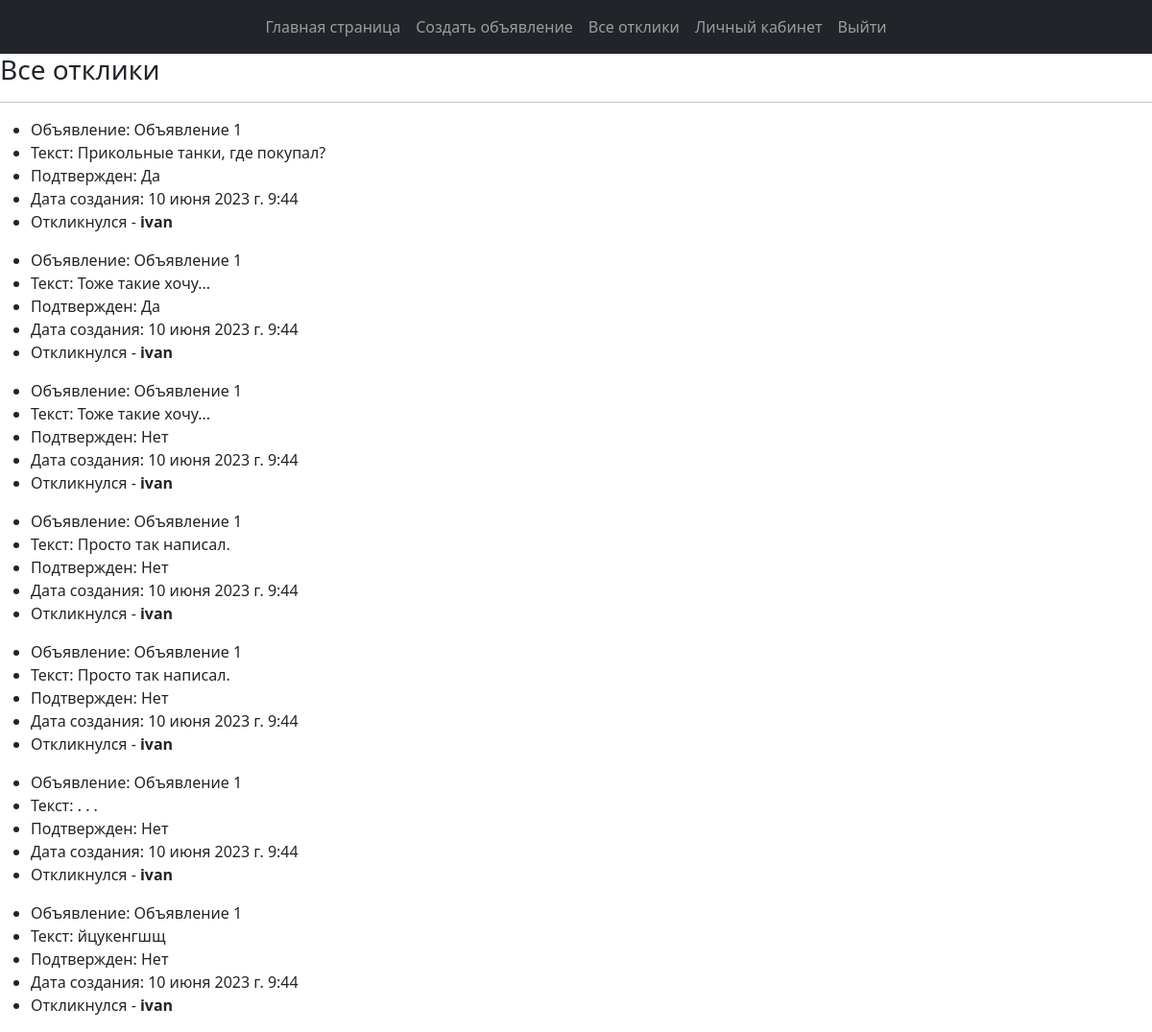
Page /posts/comments/ (signed in) on the committed database.
### usersapp/models.py (models this page shows, shortened)
class Comment(models.Model):
    author = models.ForeignKey(to=User, on_delete=models.CASCADE)
    post = models.ForeignKey(to=Post, on_delete=models.CASCADE)
    text = models.TextField()
    created = models.DateTimeField(auto_now_add=True)
    status = models.BooleanField(default=False)

class Post(models.Model):
    title = models.CharField(max_length=150)
    author = models.ForeignKey(to=User, on_delete=models.CASCADE)
    category = models.ForeignKey(to=Category, on_delete=models.CASCADE)
    description = models.TextField()
    created = models.DateTimeField(auto_now_add=True)
    updated = models.DateTimeField(auto_now=True)
    file_add = models.FileField(null=True, blank=True, upload_to="add_files")

class User(AbstractUser):
    image = models.ImageField(upload_to="users_images", blank=True, null=True)
    is_verified_email = models.BooleanField(default=False)
    email = models.EmailField(unique=True, blank=False)

### usersapp/views.py (the view)
# urls.py: path("comments/", CommentListView.as_view(), name="comments"),
class CommentListView(LoginRequiredMixin, ListView):
    model = Comment
    template_name = "usersapp/comments.html"
    context_object_name = "comments"
    def get_queryset(self):
        queryset = Comment.objects.filter(author=self.request.user)
        return queryset

### usersapp/templates/usersapp/comments.html (shortened to what this page needs)
{% extends 'usersapp/base.html' %}
{% block content %}
<h3>Все отклики</h3>
<hr>
{% if comments %}
{% for com in comments %}
<ul>
    <li>Объявление: {{ com.post.title }}</li>
    <li>Текст: {{ com.text }}</li>
    <li>
        {% if com.status %}
        Подтвержден: Да
        {% else %}
        Подтвержден: Нет
        {% endif %}
    </li>
    <li>Дата создания: {{ com.post.created }}</li>
    <li>Откликнулся - <strong>{{ com.post.author }}</strong></li>
</ul>
{% endfor %}
{% else %}
<p>Откликов нет</p>
{% endif %}
{% endblock %}

### rows in the picture
Comment: post "Объявление 1", text "Прикольные танки, где покупал?", status "Подтвержден: Да", post.created "10 июня 2023 г. 9:44", post.author "ivan"
Comment: post "Объявление 1", text "Тоже такие хочу...", status "Подтвержден: Да", post.created "10 июня 2023 г. 9:44", post.author "ivan"
Comment: post "Объявление 1", text "Тоже такие хочу...", status "Подтвержден: Нет", post.created "10 июня 2023 г. 9:44", post.author "ivan"
Comment: post "Объявление 1", text "Просто так написал.", status "Подтвержден: Нет", post.created "10 июня 2023 г. 9:44", post.author "ivan"
Comment: post "Объявление 1", text "Просто так написал.", status "Подтвержден: Нет", post.created "10 июня 2023 г. 9:44", post.author "ivan"
Comment: post "Объявление 1", text ". . .", status "Подтвержден: Нет", post.created "10 июня 2023 г. 9:44", post.author "ivan"
Comment: post "Объявление 1", text "йцукенгшщ", status "Подтвержден: Нет", post.created "10 июня 2023 г. 9:44", post.author "ivan"
